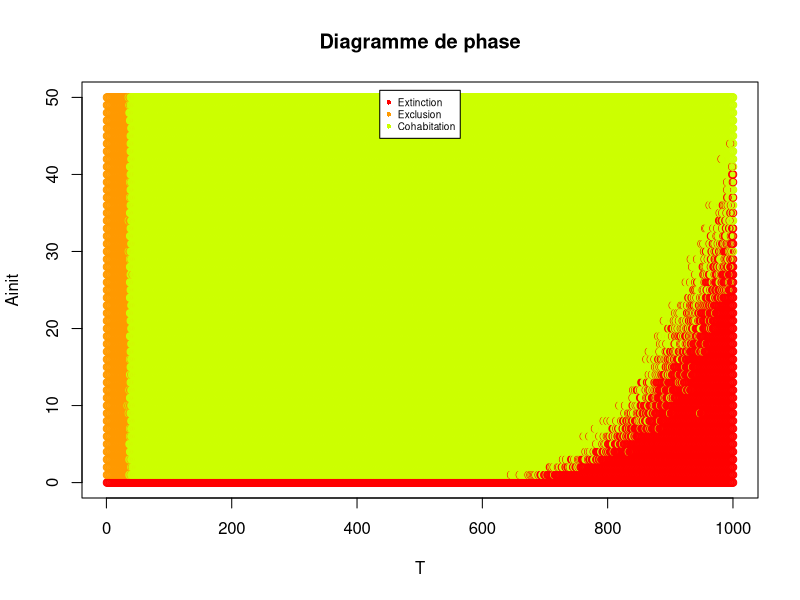

R code for this plot: (Note: this script raises an error after producing the figure.)
data = read.table("phase.txt")
T = data$V1
A_init = data$V2
Ga = data$V3
Gb = data$V4
res = Ga
Legende = Ga

for (i in 1:length(res)){
  if (Gb[i]==0 && Ga[i]==0) {
    Legende[i]='Extincton'
    res[i] = 0}
  else if (Gb[i]==0) {
    res[i]=1
    Legende[i] = 'Exclusion'}
  else {
    Legende[i]='Cohabitation'
    res[i] = 2}
}
result = cbind(T,A_init,res)
etat <- factor(result[,3])
mescouleurs <- rainbow(n=10)

plot(result[,1], result[,2], 
     col = mescouleurs[etat],main="Diagramme de phase",
     xlab="T",ylab="Ainit")
legend("top", inset = 0.02, pch = 16, 
       legend = c("Extinction","Exclusion","Cohabitation"), 
       col = mescouleurs,  cex=0.6)

p = ggplot(data=as.data.frame(result), 
           aes(x=T, y=A_init,colours=mescouleurs[etat]))
p <- p + geom_point(size=1)
p <- p + scale_shape_discrete(labels=c("Extinction", "Exclusion", "Cohabitation"))
p <- p + ggtitle("Diagramme de phase")
p
Legende=mescouleurs[factor(Legende)]
fr = as.data.frame(result)
qplot(x=T,y=A_init,data=fr, col = mescouleursLegende)
